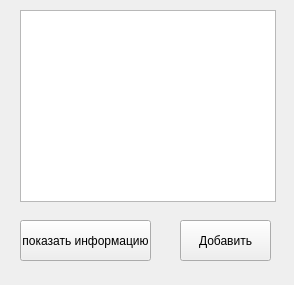
<?xml version="1.0" encoding="UTF-8"?>
<ui version="4.0">
 <class>Form</class>
 <widget class="QWidget" name="Form">
  <property name="geometry">
   <rect>
    <x>0</x>
    <y>0</y>
    <width>294</width>
    <height>285</height>
   </rect>
  </property>
  <property name="windowTitle">
   <string>Form</string>
  </property>
  <widget class="QTextBrowser" name="text_browser">
   <property name="geometry">
    <rect>
     <x>20</x>
     <y>10</y>
     <width>256</width>
     <height>192</height>
    </rect>
   </property>
  </widget>
  <widget class="QPushButton" name="pushButton">
   <property name="geometry">
    <rect>
     <x>20</x>
     <y>220</y>
     <width>131</width>
     <height>41</height>
    </rect>
   </property>
   <property name="text">
    <string>показать информацию</string>
   </property>
  </widget>
  <widget class="QPushButton" name="btnAddEditCoffee">
   <property name="geometry">
    <rect>
     <x>180</x>
     <y>220</y>
     <width>91</width>
     <height>41</height>
    </rect>
   </property>
   <property name="text">
    <string>Добавить</string>
   </property>
  </widget>
 </widget>
 <resources/>
 <connections/>
</ui>
